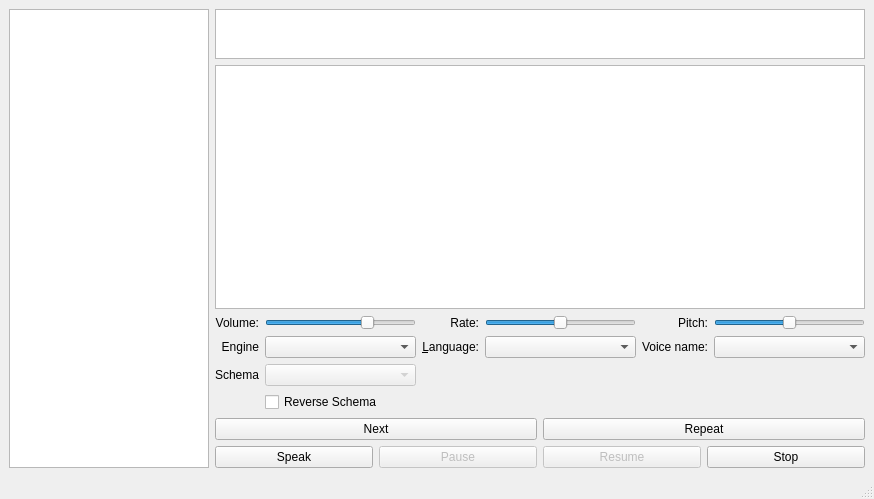
<?xml version="1.0" encoding="UTF-8"?>
<ui version="4.0">
 <class>MainWindow</class>
 <widget class="QMainWindow" name="MainWindow">
  <property name="geometry">
   <rect>
    <x>0</x>
    <y>0</y>
    <width>874</width>
    <height>499</height>
   </rect>
  </property>
  <property name="windowTitle">
   <string>Dyktandor</string>
  </property>
  <widget class="QWidget" name="centralwidget">
   <layout class="QVBoxLayout" name="verticalLayout">
    <item>
     <layout class="QHBoxLayout" name="horizontalLayout_9">
      <item>
       <layout class="QHBoxLayout" name="horizontalLayout_10"/>
      </item>
      <item>
       <widget class="QListWidget" name="listWidget">
        <property name="minimumSize">
         <size>
          <width>100</width>
          <height>0</height>
         </size>
        </property>
        <property name="maximumSize">
         <size>
          <width>200</width>
          <height>16777215</height>
         </size>
        </property>
       </widget>
      </item>
      <item>
       <layout class="QHBoxLayout" name="horizontalLayout_11">
        <item>
         <layout class="QVBoxLayout" name="verticalLayout_2">
          <item>
           <layout class="QHBoxLayout" name="horizontalLayout_3">
            <item>
             <layout class="QVBoxLayout" name="verticalLayout_4">
              <property name="sizeConstraint">
               <enum>QLayout::SetDefaultConstraint</enum>
              </property>
              <item>
               <widget class="QPlainTextEdit" name="plainTextEdit_2">
                <property name="enabled">
                 <bool>true</bool>
                </property>
                <property name="maximumSize">
                 <size>
                  <width>16777215</width>
                  <height>50</height>
                 </size>
                </property>
                <property name="backgroundVisible">
                 <bool>false</bool>
                </property>
               </widget>
              </item>
              <item>
               <widget class="QPlainTextEdit" name="plainTextEdit">
                <property name="sizePolicy">
                 <sizepolicy hsizetype="Maximum" vsizetype="Maximum">
                  <horstretch>0</horstretch>
                  <verstretch>0</verstretch>
                 </sizepolicy>
                </property>
                <property name="maximumSize">
                 <size>
                  <width>1920</width>
                  <height>12000</height>
                 </size>
                </property>
                <property name="font">
                 <font>
                  <family>Times New Roman</family>
                  <pointsize>64</pointsize>
                  <weight>75</weight>
                  <bold>true</bold>
                 </font>
                </property>
                <property name="readOnly">
                 <bool>true</bool>
                </property>
                <property name="plainText">
                 <string/>
                </property>
               </widget>
              </item>
             </layout>
            </item>
           </layout>
          </item>
          <item>
           <layout class="QGridLayout" name="gridLayout">
            <item row="1" column="3">
             <widget class="QLabel" name="label">
              <property name="sizePolicy">
               <sizepolicy hsizetype="Minimum" vsizetype="Preferred">
                <horstretch>0</horstretch>
                <verstretch>0</verstretch>
               </sizepolicy>
              </property>
              <property name="text">
               <string>Rate:</string>
              </property>
              <property name="alignment">
               <set>Qt::AlignRight|Qt::AlignTrailing|Qt::AlignVCenter</set>
              </property>
             </widget>
            </item>
            <item row="5" column="3">
             <widget class="QLabel" name="label_4">
              <property name="sizePolicy">
               <sizepolicy hsizetype="Minimum" vsizetype="Preferred">
                <horstretch>0</horstretch>
                <verstretch>0</verstretch>
               </sizepolicy>
              </property>
              <property name="text">
               <string>&amp;Language:</string>
              </property>
              <property name="alignment">
               <set>Qt::AlignRight|Qt::AlignTrailing|Qt::AlignVCenter</set>
              </property>
              <property name="buddy">
               <cstring>language</cstring>
              </property>
             </widget>
            </item>
            <item row="1" column="0">
             <widget class="QLabel" name="label_2">
              <property name="sizePolicy">
               <sizepolicy hsizetype="Minimum" vsizetype="Preferred">
                <horstretch>0</horstretch>
                <verstretch>0</verstretch>
               </sizepolicy>
              </property>
              <property name="text">
               <string>Volume:</string>
              </property>
              <property name="alignment">
               <set>Qt::AlignRight|Qt::AlignTrailing|Qt::AlignVCenter</set>
              </property>
             </widget>
            </item>
            <item row="5" column="5">
             <widget class="QLabel" name="label_6">
              <property name="text">
               <string>Voice name:</string>
              </property>
              <property name="alignment">
               <set>Qt::AlignRight|Qt::AlignTrailing|Qt::AlignVCenter</set>
              </property>
             </widget>
            </item>
            <item row="5" column="4">
             <widget class="QComboBox" name="language">
              <property name="sizePolicy">
               <sizepolicy hsizetype="Expanding" vsizetype="Fixed">
                <horstretch>0</horstretch>
                <verstretch>0</verstretch>
               </sizepolicy>
              </property>
             </widget>
            </item>
            <item row="5" column="2">
             <widget class="QComboBox" name="engine">
              <property name="sizePolicy">
               <sizepolicy hsizetype="Expanding" vsizetype="Fixed">
                <horstretch>0</horstretch>
                <verstretch>0</verstretch>
               </sizepolicy>
              </property>
             </widget>
            </item>
            <item row="1" column="6">
             <widget class="QSlider" name="pitch">
              <property name="minimum">
               <number>-10</number>
              </property>
              <property name="maximum">
               <number>10</number>
              </property>
              <property name="singleStep">
               <number>1</number>
              </property>
              <property name="orientation">
               <enum>Qt::Horizontal</enum>
              </property>
             </widget>
            </item>
            <item row="6" column="0">
             <widget class="QLabel" name="label_7">
              <property name="text">
               <string>Schema</string>
              </property>
              <property name="alignment">
               <set>Qt::AlignRight|Qt::AlignTrailing|Qt::AlignVCenter</set>
              </property>
             </widget>
            </item>
            <item row="5" column="0">
             <widget class="QLabel" name="label_5">
              <property name="sizePolicy">
               <sizepolicy hsizetype="Minimum" vsizetype="Preferred">
                <horstretch>0</horstretch>
                <verstretch>0</verstretch>
               </sizepolicy>
              </property>
              <property name="text">
               <string>Engine</string>
              </property>
              <property name="alignment">
               <set>Qt::AlignRight|Qt::AlignTrailing|Qt::AlignVCenter</set>
              </property>
             </widget>
            </item>
            <item row="1" column="2">
             <widget class="QSlider" name="volume">
              <property name="maximum">
               <number>100</number>
              </property>
              <property name="singleStep">
               <number>5</number>
              </property>
              <property name="pageStep">
               <number>20</number>
              </property>
              <property name="value">
               <number>70</number>
              </property>
              <property name="orientation">
               <enum>Qt::Horizontal</enum>
              </property>
             </widget>
            </item>
            <item row="1" column="4">
             <widget class="QSlider" name="rate">
              <property name="minimum">
               <number>-10</number>
              </property>
              <property name="maximum">
               <number>10</number>
              </property>
              <property name="orientation">
               <enum>Qt::Horizontal</enum>
              </property>
             </widget>
            </item>
            <item row="5" column="6">
             <widget class="QComboBox" name="voice"/>
            </item>
            <item row="6" column="2">
             <widget class="QComboBox" name="schemas">
              <property name="enabled">
               <bool>false</bool>
              </property>
             </widget>
            </item>
            <item row="1" column="5">
             <widget class="QLabel" name="label_3">
              <property name="sizePolicy">
               <sizepolicy hsizetype="Minimum" vsizetype="Preferred">
                <horstretch>0</horstretch>
                <verstretch>0</verstretch>
               </sizepolicy>
              </property>
              <property name="text">
               <string>Pitch:</string>
              </property>
              <property name="alignment">
               <set>Qt::AlignRight|Qt::AlignTrailing|Qt::AlignVCenter</set>
              </property>
             </widget>
            </item>
            <item row="7" column="2">
             <widget class="QCheckBox" name="reverseSchema">
              <property name="text">
               <string>Reverse Schema</string>
              </property>
             </widget>
            </item>
           </layout>
          </item>
          <item>
           <layout class="QHBoxLayout" name="horizontalLayout_2">
            <item>
             <widget class="QPushButton" name="nextButton">
              <property name="text">
               <string>Next</string>
              </property>
             </widget>
            </item>
            <item>
             <widget class="QPushButton" name="repeatButton">
              <property name="text">
               <string>Repeat</string>
              </property>
             </widget>
            </item>
           </layout>
          </item>
          <item>
           <layout class="QHBoxLayout" name="horizontalLayout">
            <item>
             <widget class="QPushButton" name="speakButton">
              <property name="text">
               <string>Speak</string>
              </property>
             </widget>
            </item>
            <item>
             <widget class="QPushButton" name="pauseButton">
              <property name="enabled">
               <bool>false</bool>
              </property>
              <property name="text">
               <string>Pause</string>
              </property>
             </widget>
            </item>
            <item>
             <widget class="QPushButton" name="resumeButton">
              <property name="enabled">
               <bool>false</bool>
              </property>
              <property name="text">
               <string>Resume</string>
              </property>
             </widget>
            </item>
            <item>
             <widget class="QPushButton" name="stopButton">
              <property name="text">
               <string>Stop</string>
              </property>
             </widget>
            </item>
           </layout>
          </item>
         </layout>
        </item>
       </layout>
      </item>
     </layout>
    </item>
   </layout>
  </widget>
  <widget class="QStatusBar" name="statusbar"/>
 </widget>
 <tabstops>
  <tabstop>speakButton</tabstop>
  <tabstop>pauseButton</tabstop>
  <tabstop>resumeButton</tabstop>
  <tabstop>stopButton</tabstop>
 </tabstops>
 <resources/>
 <connections/>
</ui>
